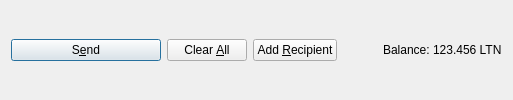
           <widget class="QFrame" name="frame_Send">
            <layout class="QHBoxLayout" name="horizontalLayout">
             <property name="topMargin">
              <number>6</number>
             </property>
             <property name="bottomMargin">
              <number>6</number>
             </property>
             <item>
              <widget class="QPushButton" name="sendButton">
               <property name="minimumSize">
                <size>
                 <width>150</width>
                 <height>0</height>
                </size>
               </property>
               <property name="toolTip">
                <string>Confirm the send action</string>
               </property>
               <property name="text">
                <string>S&amp;end</string>
               </property>
               <property name="icon">
                <iconset resource="../latinio.qrc">
                 <normaloff>:/icons/send</normaloff>:/icons/send</iconset>
               </property>
               <property name="autoDefault">
                <bool>false</bool>
               </property>
               <property name="default">
                <bool>true</bool>
               </property>
              </widget>
             </item>
             <item>
              <widget class="QPushButton" name="clearButton">
               <property name="sizePolicy">
                <sizepolicy hsizetype="Minimum" vsizetype="Fixed">
                 <horstretch>0</horstretch>
                 <verstretch>0</verstretch>
                </sizepolicy>
               </property>
               <property name="toolTip">
                <string>Clear all fields of the form.</string>
               </property>
               <property name="text">
                <string>Clear &amp;All</string>
               </property>
               <property name="icon">
                <iconset resource="../latinio.qrc">
                 <normaloff>:/icons/remove</normaloff>:/icons/remove</iconset>
               </property>
               <property name="autoDefault">
                <bool>false</bool>
               </property>
              </widget>
             </item>
             <item>
              <widget class="QPushButton" name="addButton">
               <property name="toolTip">
                <string>Send to multiple recipients at once</string>
               </property>
               <property name="text">
                <string>Add &amp;Recipient</string>
               </property>
               <property name="icon">
                <iconset resource="../latinio.qrc">
                 <normaloff>:/icons/add</normaloff>:/icons/add</iconset>
               </property>
               <property name="autoDefault">
                <bool>false</bool>
               </property>
              </widget>
             </item>
             <item>
              <spacer name="horizontalSpacer">
               <property name="orientation">
                <enum>Qt::Horizontal</enum>
               </property>
               <property name="sizeHint" stdset="0">
                <size>
                 <width>40</width>
                 <height>20</height>
                </size>
               </property>
              </spacer>
             </item>
             <item>
              <layout class="QHBoxLayout" name="horizontalLayout_2">
               <property name="spacing">
                <number>3</number>
               </property>
               <item>
                <widget class="QLabel" name="label">
                 <property name="text">
                  <string>Balance:</string>
                 </property>
                </widget>
               </item>
               <item>
                <widget class="QLabel" name="labelBalance">
                 <property name="sizePolicy">
                  <sizepolicy hsizetype="Preferred" vsizetype="Fixed">
                   <horstretch>0</horstretch>
                   <verstretch>0</verstretch>
                  </sizepolicy>
                 </property>
                 <property name="cursor">
                  <cursorShape>IBeamCursor</cursorShape>
                 </property>
                 <property name="text">
                  <string notr="true">123.456 LTN</string>
                 </property>
                 <property name="textInteractionFlags">
                  <set>Qt::LinksAccessibleByMouse|Qt::TextSelectableByKeyboard|Qt::TextSelectableByMouse</set>
                 </property>
                </widget>
               </item>
              </layout>
             </item>
            </layout>
           </widget>
